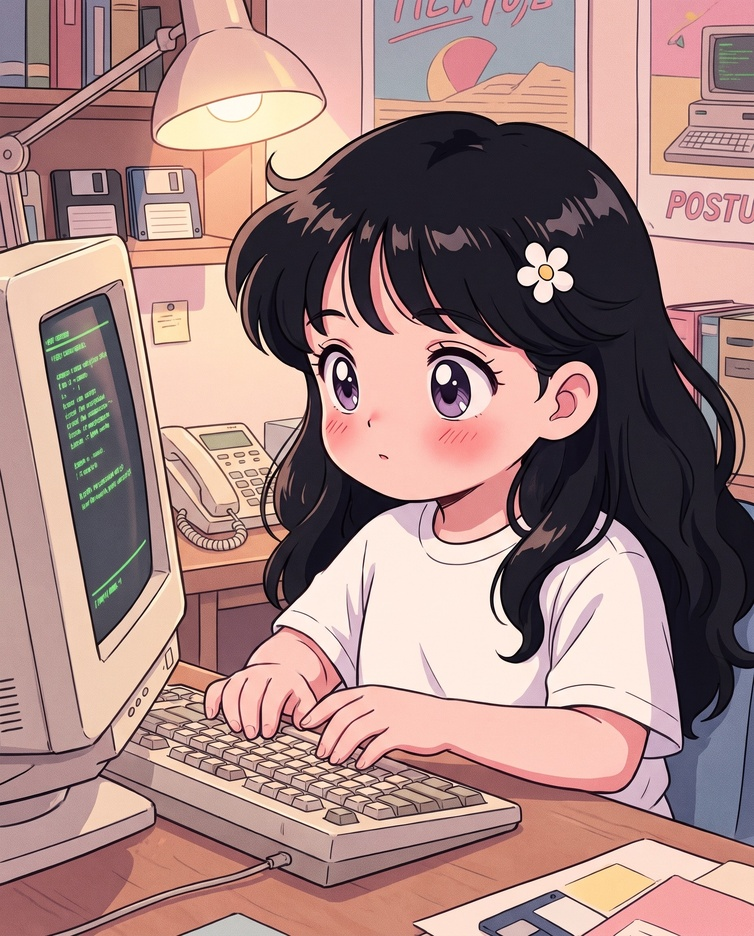
#> input picture character-01-typing.jpg, 754 x 936 px, shrunk from 1856 x 2304 before the run
$ python -i skin_match.py   (imports and definitions only)
#> lines starting #> are read from the running program, lines starting #| are printed output that depends on the picture; after the words box and inside, x2 and y2 are one past the last pixel; in counts of white or black regions, pixels touching at a corner belong together
#> further down, picture is the input picture: shape (936, 754, 3); mean B, G, R 130, 133.6, 165.4
"""피부색만 기준 그림에 맞춤 (피부 영역 LAB 평균·편차) + 피부 결 매끈하게 + 선 살짝 또렷하게. 크레딧 0.
usage: python3 tools/skin_match.py 기준.png 바꿀.png out.png [같은보정할.png:out2.png ...]
"""
import sys
import numpy as np
import cv2


def skin_mask(im):
    hsv = cv2.cvtColor(im, cv2.COLOR_BGR2HSV)
#> hsv: shape (936, 754, 3); mean H, S, V 67.1, 70.7, 168.2
    m = ((hsv[..., 0] > 5) & (hsv[..., 0] < 25) & (hsv[..., 1] > 40) & (hsv[..., 1] < 140) & (hsv[..., 2] > 150)).astype(np.float32)
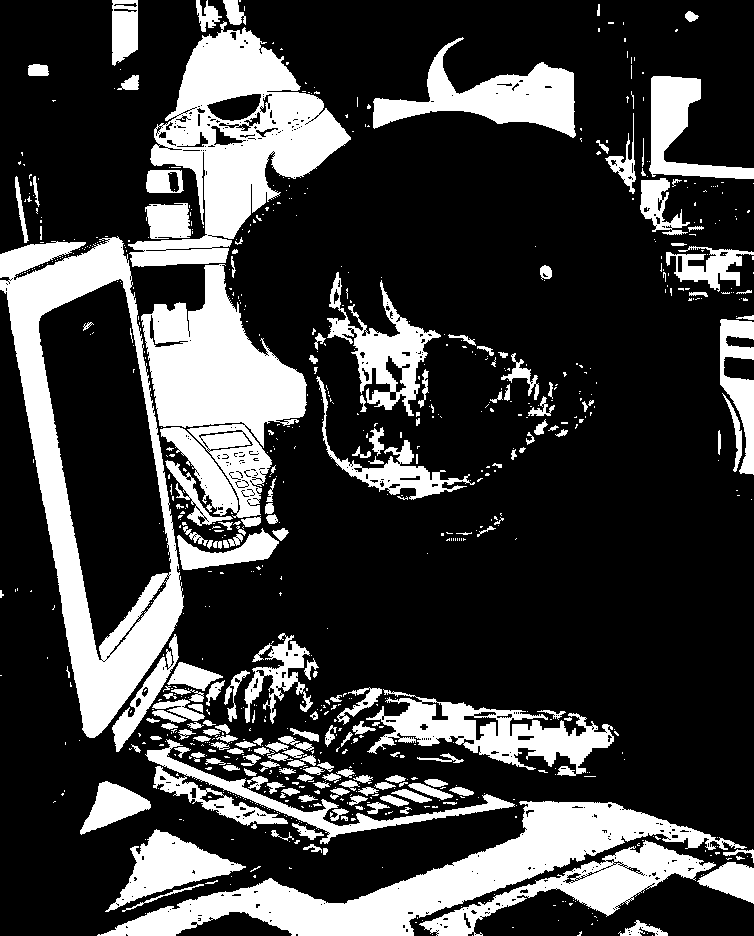
#> m: shape (936, 754) float32; values 0 (black) and 1 (white), 25% white; 832 white regions (642 under 20 px), largest, box (x1, y1, x2, y2) and area: (0, 236, 184, 738) 25867, (128, 21, 351, 267) 22514, (97, 801, 747, 936) 22397
    m = cv2.morphologyEx(m, cv2.MORPH_OPEN, np.ones((5, 5), np.uint8)); return cv2.GaussianBlur(m, (0, 0), 3)[..., None]
#> after `m = cv2.morphologyEx(m, cv2.MORPH_OPEN, np.ones((5, 5), np.uint8))`:
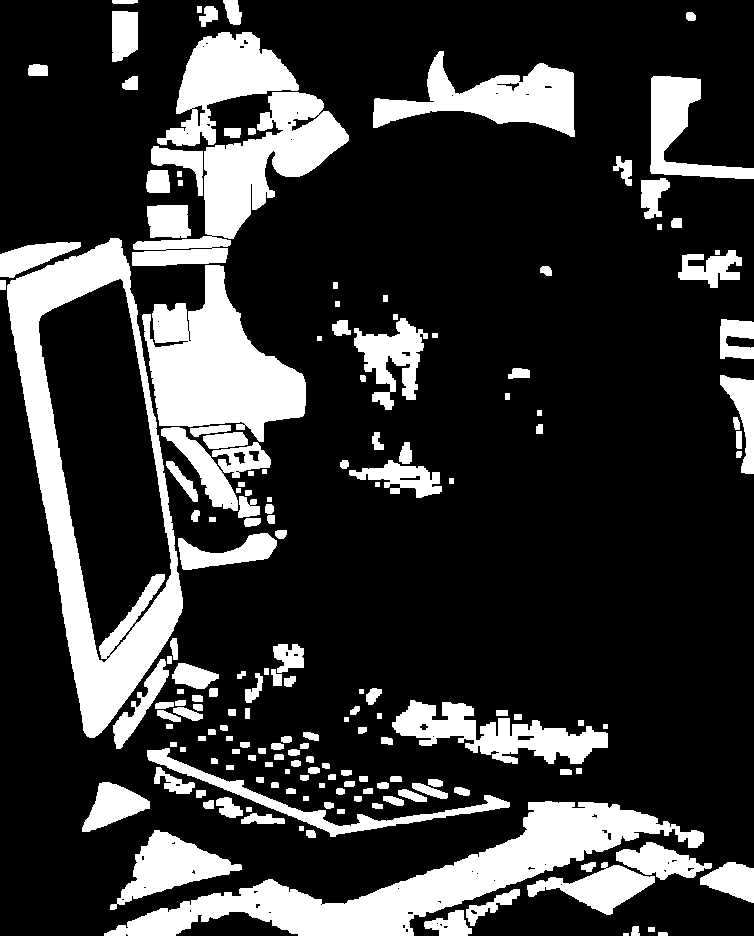
#> m: shape (936, 754) float32; values 0 (black) and 1 (white), 21.5% white; 177 white regions (1 under 20 px), largest, box (x1, y1, x2, y2) and area: (7, 238, 183, 738) 23942, (104, 801, 704, 936) 21475, (142, 265, 306, 442) 15703
#> after `return cv2.GaussianBlur(m, (0, 0), 3)[..., None]`:
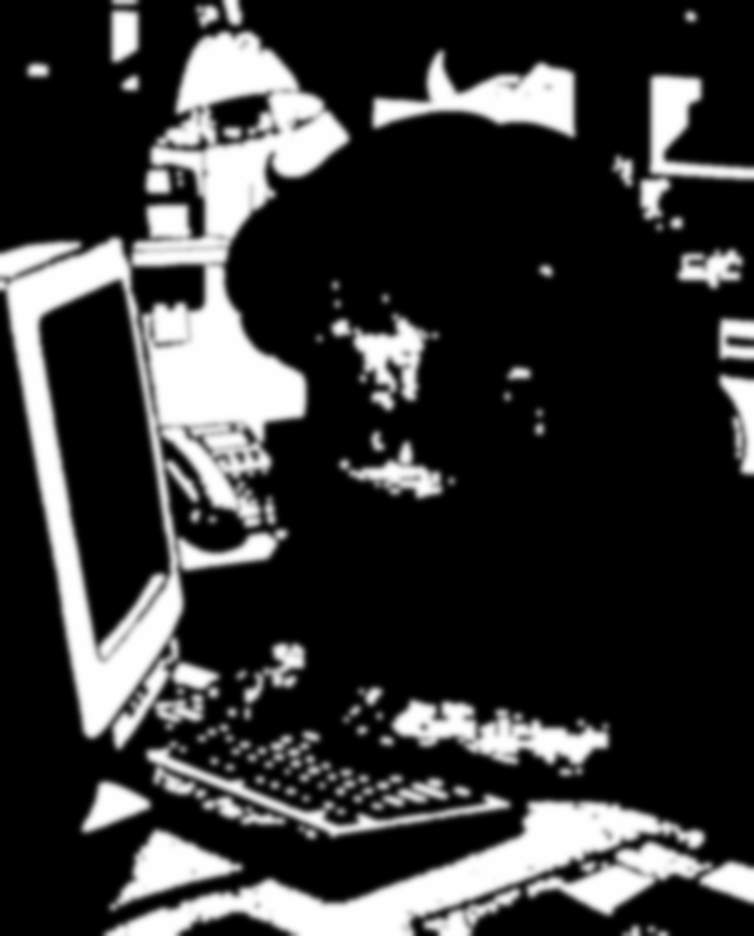
#> returned value: shape (936, 754, 1) float32; min 0, max 1, mean 0.215


def stats(im, m):
    lab = cv2.cvtColor(im, cv2.COLOR_BGR2LAB).astype(np.float32); w = m[..., 0] > 0.5
    return lab[w].mean(0), lab[w].std(0)


# [1 line that did not run here, left out]
# [1 line that did not run here, left out]


def fix(im, m):
    smooth = cv2.bilateralFilter(im, 9, 30, 7)                                  # 피부 결 매끈하게 (선은 유지)
    lab = cv2.cvtColor(smooth, cv2.COLOR_BGR2LAB).astype(np.float32)
    lab = (lab - ss[0]) / (ss[1] + 1e-6) * np.maximum(rs[1], ss[1] * 0.6) + rs[0]
    sk = cv2.cvtColor(np.clip(lab, 0, 255).astype(np.uint8), cv2.COLOR_LAB2BGR).astype(np.float32)
    o = im * (1 - m) + sk * m
    o = cv2.addWeighted(o, 1.3, cv2.GaussianBlur(o, (0, 0), 1.2), -0.3, 0)    # 선 살짝 또렷하게
    return np.clip(o, 0, 255).astype(np.uint8)


# [3 lines not run here, left out]

>>> import cv2
>>> picture = cv2.imread('../character-01-typing.jpg')
>>> result = skin_mask(picture)
